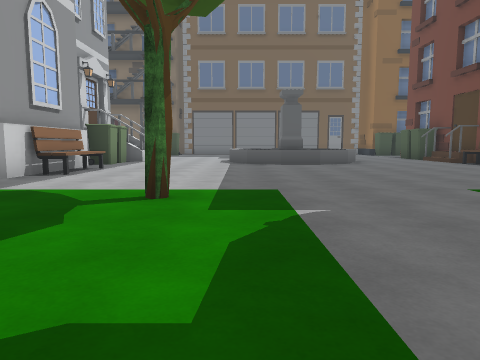
View 1 (above)

24 first-person views from a walk through a Unity game level. The camera is 1.2 m above the floor, tilts 6° down and sees 70° across. The floor is counted in squares, 2 m on a side. Each view is taken from the middle of a square. On the plan, view 1 faces up. The plan holds only what a view shows up to about 10 squares ahead; the rest is blank. The place goes on beyond the plan. The player is left out. Some surface patterns are stand-ins.

View 2
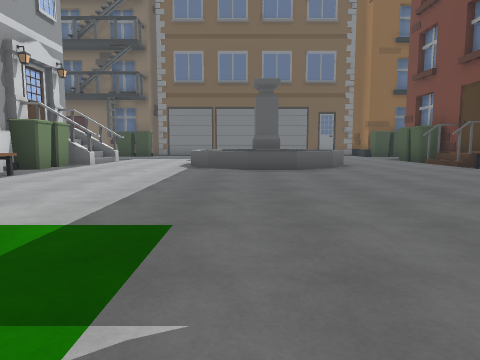

View 3
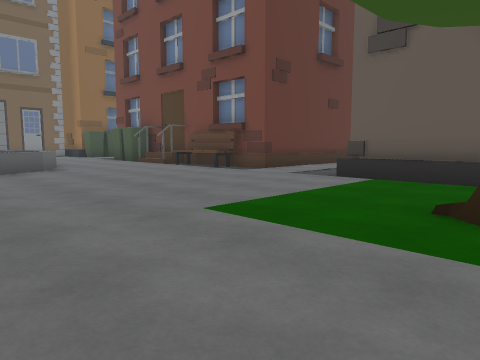

View 4
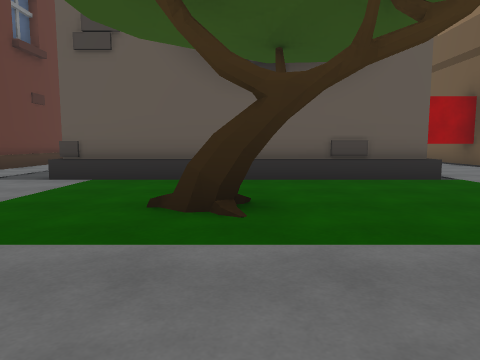

View 5
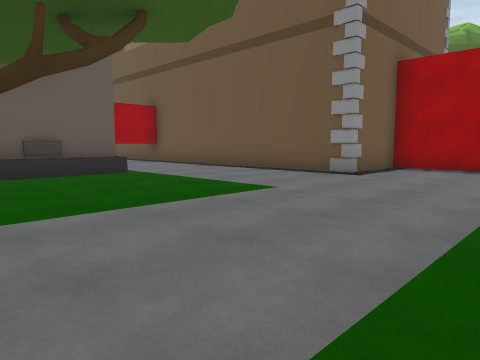

View 6
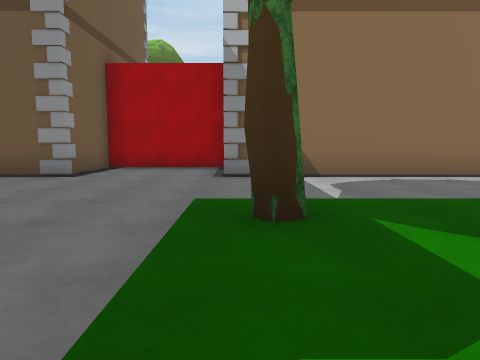

View 7
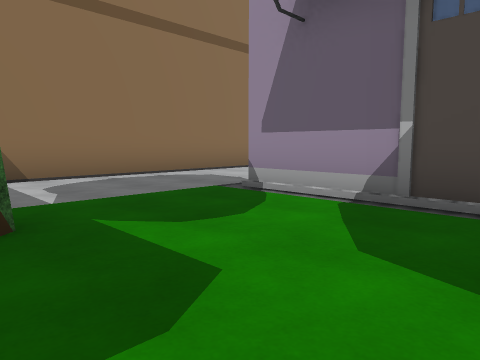

View 8
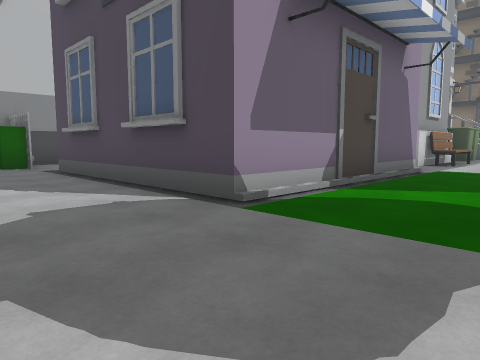

View 9
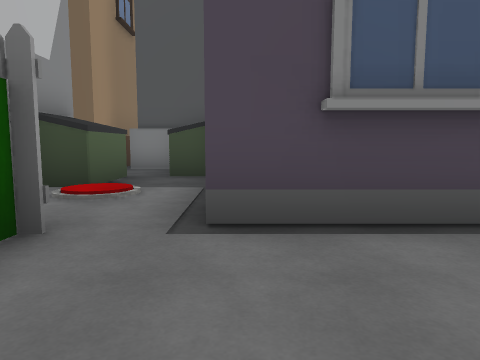

View 10
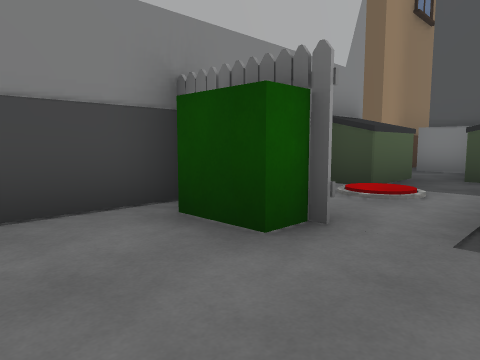

View 11
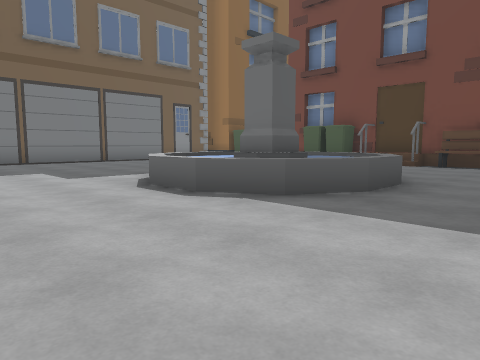

View 12
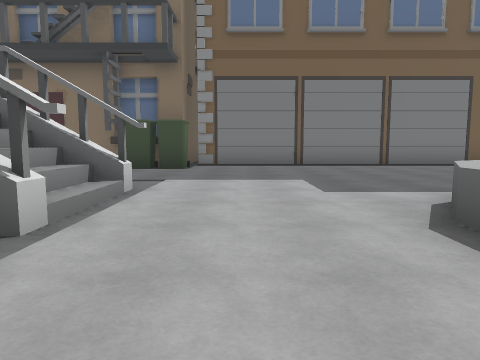

View 13
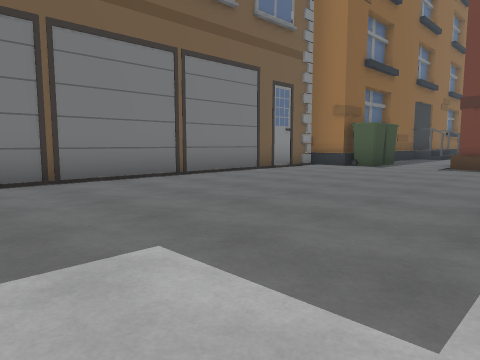

View 14
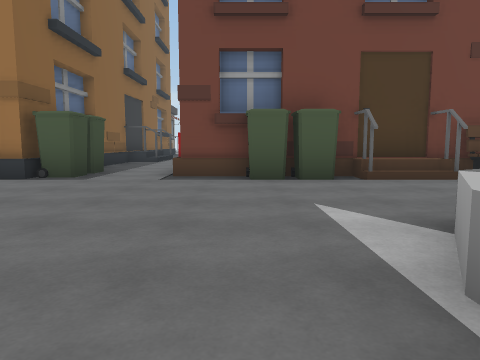

View 15
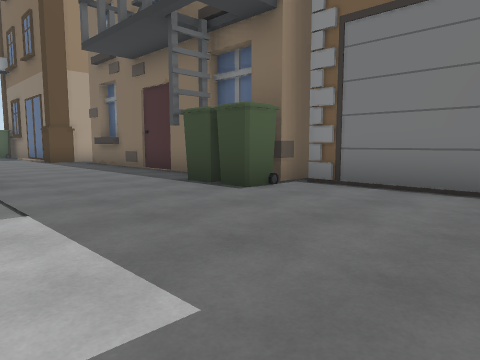

View 16
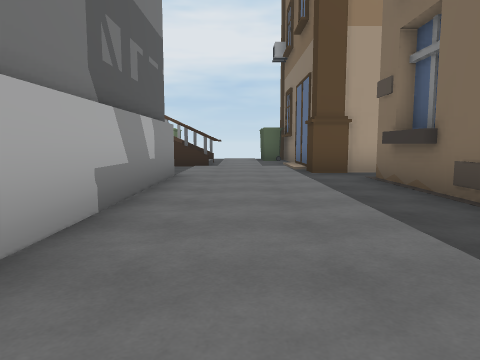

View 17
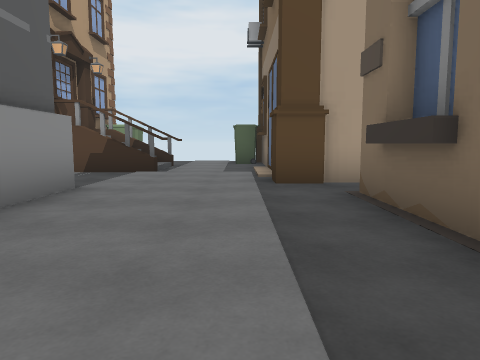

View 18
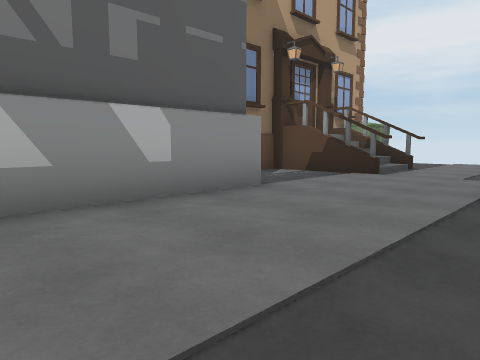

View 19
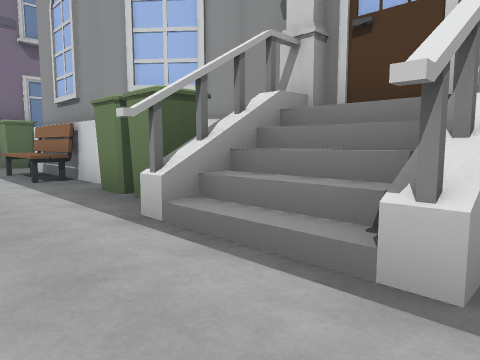

View 20
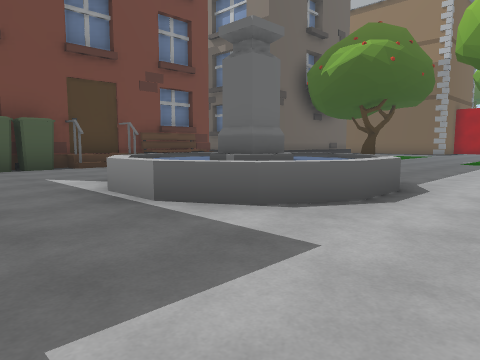

View 21
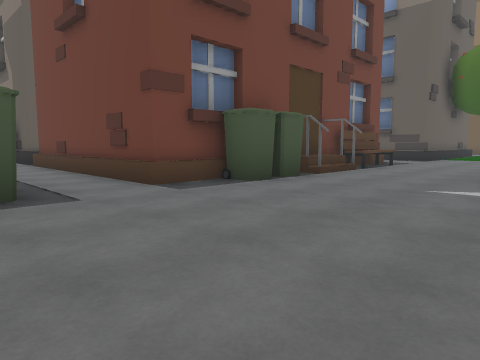

View 22
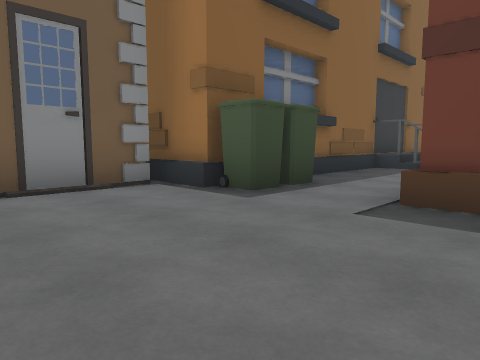

View 23
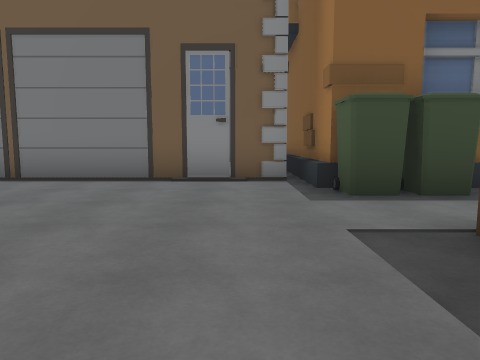

View 24
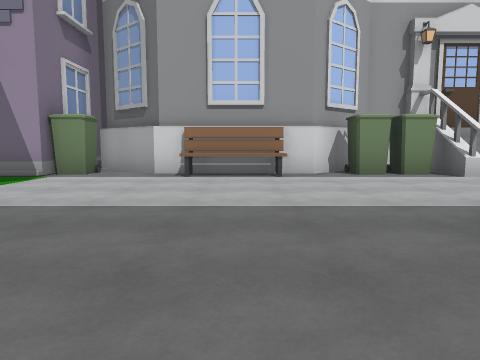

### Floor plan
Key: @ floor where view 1 was taken; # wall or solid block; . floor; / step, stairs or slope; O other object.
Columns run from 19 left of view 1 to 11 right of it. Each row starts with its distance up from view 1.
 24                           O
 23                           O
 22                           O
 21                           O
 20       #.#O####O#OOOOO#OOOOO
 19   #####.......OO..........OOOO#
 18   .........................O...
 17 ...............................
 16 ..#/#......................####
 15   ./#...######..#..........#
 14     #..      #//....OO....O#
 13   ####       #//...OOOO.../#
 12              ##O...OOOO.../O
 11               #O...OOOO.../#
 10               #.....OO....O#
  9               ##..........O##
  8                O...........O###
  7               ##..............
  6               #..............
  5        .#    ##O..........O
  4        ..OO OOOO..O.......O
  3         .OO    O..........#
  2        O..     O.......O..O
  1        O..     O..........#
  0       O./.     O...@......O
 -1       O...OOOOOO...O......O
 -2        OO...................
 -3       O.O.....................#
 -4        ....  .................#
 -5        O     #######..O##
 -6                    #...
 -7                    ####

Where each view was taken, in squares from view 1:
view 1: 0 up, 0 right, facing up
view 2: 2 up, 1 right, facing up
view 3: 2 up, 1 right, facing up-right
view 4: 2 up, 1 right, facing right
view 5: 2 up, 0 right, facing down-right
view 6: 2 up, 0 right, facing down
view 7: 2 up, 0 right, facing down-left
view 8: 4 down, 1 left, facing up-left
view 9: 4 down, 9 left, facing up
view 10: 4 down, 9 left, facing up-left
view 11: 8 up, 3 left, facing up-right
view 12: 10 up, 2 left, facing up
view 13: 14 up, 2 left, facing up-right
view 14: 15 up, 1 right, facing right
view 15: 15 up, 0 right, facing up-left
view 16: 17 up, 5 left, facing left
view 17: 18 up, 7 left, facing left
view 18: 19 up, 8 left, facing down-left
view 19: 15 up, 2 left, facing down-left
view 20: 16 up, 2 left, facing down-right
view 21: 19 up, 3 right, facing down-right
view 22: 15 up, 4 right, facing up-right
view 23: 14 up, 6 right, facing up
view 24: 8 up, 3 right, facing left
